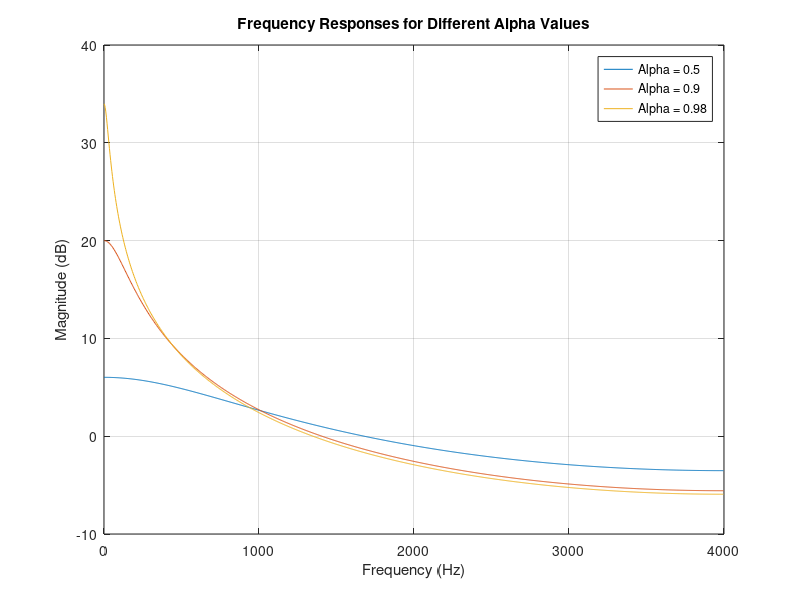

Reproduce this figure in MATLAB. (Note: this script raises an error after producing the figure.)
% % % % % % % % % Ex2.1 Preliminary analysis % % % % % % % % % % % %

% Determine Analytical expression for impulse response
% H(z) = 1 / (1 - alpha*z^-1)
% h[n] = alpha^n * u[n] 

b = 1;
a1 = [1 -0.5];
a2 = [1 -0.9];
a3 = [1 -0.98];
Fs = 8000;

[h1, f1] = freqz(b, a1, 1024, Fs);
[h2, f2] = freqz(b, a2, 1024, Fs);
[h3, f3] = freqz(b, a3, 1024, Fs);

figure;
plot(f1, 20*log10(abs(h1))); 
hold on;
plot(f2, 20*log10(abs(h2)));
plot(f3, 20*log10(abs(h3)));

title('Frequency Responses for Different Alpha Values');
xlabel('Frequency (Hz)');
ylabel('Magnitude (dB)');

legend('Alpha = 0.5', 'Alpha = 0.9', 'Alpha = 0.98');
grid on;
hold off;

% How should alpha be chosen so that the high frequencies will be
% "boosted"? 
% Alpha has to be negative

% % % % % % % % % Ex2.2 Filter and Conv % % % % % % % % % % % %

load ../mcclellan\mcclellan\Data\s5.mat
len = length(s5);
n = (1:len)';

Y1 = filter([1 -0.98], 1, s5);

h = zeros(1, len);
for i = 1:len
    h(i) = 0.98^i;
end
Y2 = conv(h, s5);

figure;
subplot(3,1,1);
plot(s5);
title('Original Signal');
subplot(3,1,2);
plot(Y1);
title('Appling filter() to Signal');
subplot(3,1,3);
plot(Y2(1:len));
title('Appling conv() to Signal');

% % % % % % % % % Ex2.3 Plotting Preemphasized Signal % % % % % % % % % % 

figure;
subplot(1,2,1);
striplot(Y1, Fs, 2000, 100);
title('Original Signal');
subplot(1,2,2);
striplot(s5, Fs, 2000, 100);
title('Preemphasized Signal');

% sound(s5, Fs);
% pause(3);
% sound(Y1, Fs);
